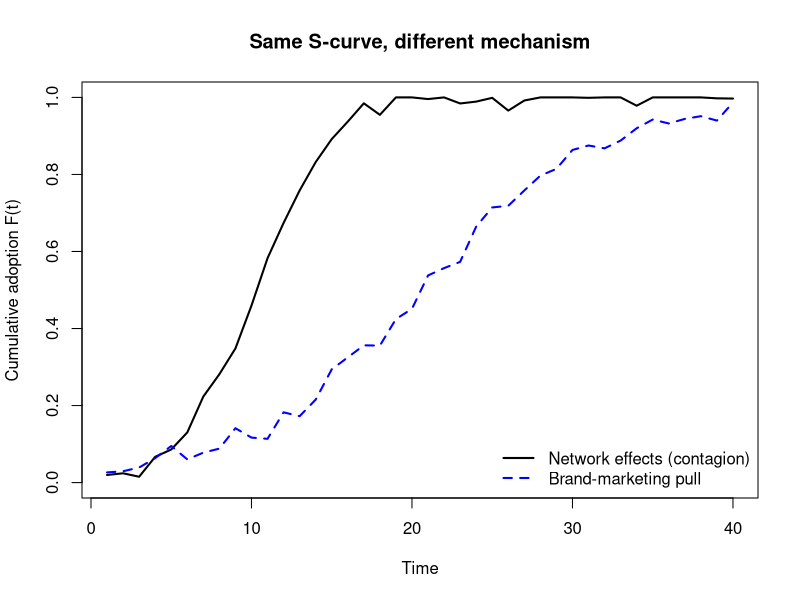

R code for this plot:
## ---- chunk 1
#| label: fig-network-vs-brand
#| fig-cap: "A reproducible illustration of why platform-brand cases are hard to read: simulated adoption under a network-effects (Bass-type) process versus a pure brand-marketing process can produce nearly identical S-curves, so a single observed trajectory does not identify which mechanism drove it."
#| message: false
#| warning: false
set.seed(44)

# Two generative mechanisms for cumulative adoption F(t) in [0,1].
TT <- 1:40

# (1) Network/word-of-mouth (Bass-style internal influence): growth proportional
#     to current adopters times remaining market.
p <- 0.01; q <- 0.40
F_net <- numeric(length(TT)); F_net[1] <- p
for (t in 2:length(TT)) {
  inc <- (p + q * F_net[t - 1]) * (1 - F_net[t - 1])
  F_net[t] <- min(1, F_net[t - 1] + inc)
}

# (2) Pure brand-marketing pull: logistic response to cumulative ad/brand effort,
#     with no adopter-to-adopter contagion. Tuned to a similar midpoint.
effort <- cumsum(rep(0.18, length(TT)))
F_brand <- 1 / (1 + exp(-(effort - mean(effort))))

# Add modest measurement noise; clamp to the unit interval.
noisify <- function(x) pmin(1, pmax(0, x + rnorm(length(x), 0, 0.015)))
F_net_obs   <- noisify(F_net)
F_brand_obs <- noisify(F_brand)

plot(TT, F_net_obs, type = "l", lwd = 2,
     xlab = "Time", ylab = "Cumulative adoption F(t)",
     main = "Same S-curve, different mechanism", ylim = c(0, 1))
lines(TT, F_brand_obs, lwd = 2, lty = 2, col = "blue")
legend("bottomright", bty = "n", lwd = 2, lty = c(1, 2),
       col = c("black", "blue"),
       legend = c("Network effects (contagion)", "Brand-marketing pull"))

cor_two <- cor(F_net_obs, F_brand_obs)
cat("Correlation between the two trajectories:", round(cor_two, 3), "\n")
